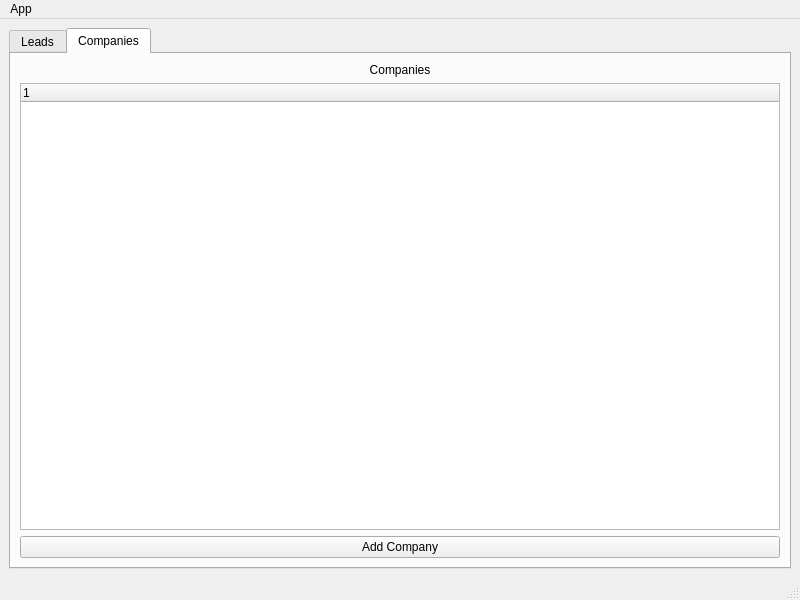
<?xml version="1.0" encoding="UTF-8"?>
<ui version="4.0">
 <class>MainWindow</class>
 <widget class="QMainWindow" name="MainWindow">
  <property name="geometry">
   <rect>
    <x>0</x>
    <y>0</y>
    <width>800</width>
    <height>600</height>
   </rect>
  </property>
  <property name="windowTitle">
   <string>Dashboard</string>
  </property>
  <widget class="QWidget" name="centralwidget">
   <layout class="QGridLayout" name="gridLayout_4">
    <item row="0" column="0">
     <layout class="QGridLayout" name="gridLayout_2">
      <item row="1" column="0">
       <widget class="QTabWidget" name="SubjectTabWidget">
        <property name="currentIndex">
         <number>1</number>
        </property>
        <widget class="QWidget" name="tab">
         <attribute name="title">
          <string>Leads</string>
         </attribute>
         <layout class="QGridLayout" name="gridLayout">
          <item row="2" column="0">
           <widget class="QPushButton" name="AddLeadPushButton">
            <property name="text">
             <string>Add Lead</string>
            </property>
           </widget>
          </item>
          <item row="0" column="0">
           <widget class="QLabel" name="LeadsLabel">
            <property name="text">
             <string>Leads</string>
            </property>
            <property name="alignment">
             <set>Qt::AlignCenter</set>
            </property>
           </widget>
          </item>
          <item row="1" column="0">
           <widget class="QTreeWidget" name="LeadsTreeWidget">
            <column>
             <property name="text">
              <string notr="true">1</string>
             </property>
            </column>
           </widget>
          </item>
         </layout>
        </widget>
        <widget class="QWidget" name="tab_2">
         <attribute name="title">
          <string>Companies</string>
         </attribute>
         <layout class="QGridLayout" name="gridLayout_3">
          <item row="1" column="0">
           <widget class="QTreeWidget" name="CompaniesTreeWidget">
            <column>
             <property name="text">
              <string notr="true">1</string>
             </property>
            </column>
           </widget>
          </item>
          <item row="0" column="0">
           <widget class="QLabel" name="CompaniesLabel">
            <property name="text">
             <string>Companies</string>
            </property>
            <property name="alignment">
             <set>Qt::AlignCenter</set>
            </property>
           </widget>
          </item>
          <item row="2" column="0">
           <widget class="QPushButton" name="AddCompanyPushButton">
            <property name="text">
             <string>Add Company</string>
            </property>
           </widget>
          </item>
         </layout>
        </widget>
       </widget>
      </item>
     </layout>
    </item>
   </layout>
  </widget>
  <widget class="QMenuBar" name="menubar">
   <property name="geometry">
    <rect>
     <x>0</x>
     <y>0</y>
     <width>800</width>
     <height>24</height>
    </rect>
   </property>
   <widget class="QMenu" name="menuApp">
    <property name="title">
     <string>App</string>
    </property>
    <addaction name="actionSettings"/>
   </widget>
   <addaction name="menuApp"/>
  </widget>
  <widget class="QStatusBar" name="statusbar"/>
  <action name="actionSettings">
   <property name="text">
    <string>Settings</string>
   </property>
  </action>
 </widget>
 <resources/>
 <connections/>
</ui>
